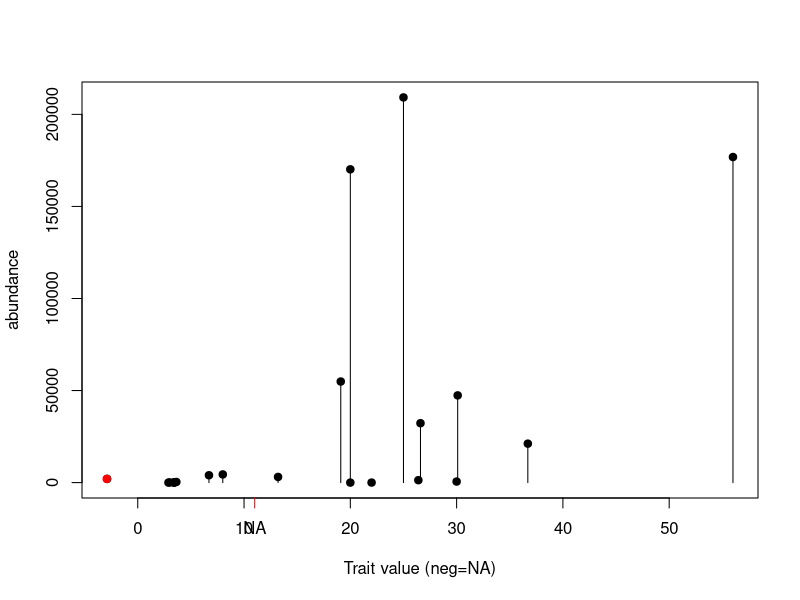
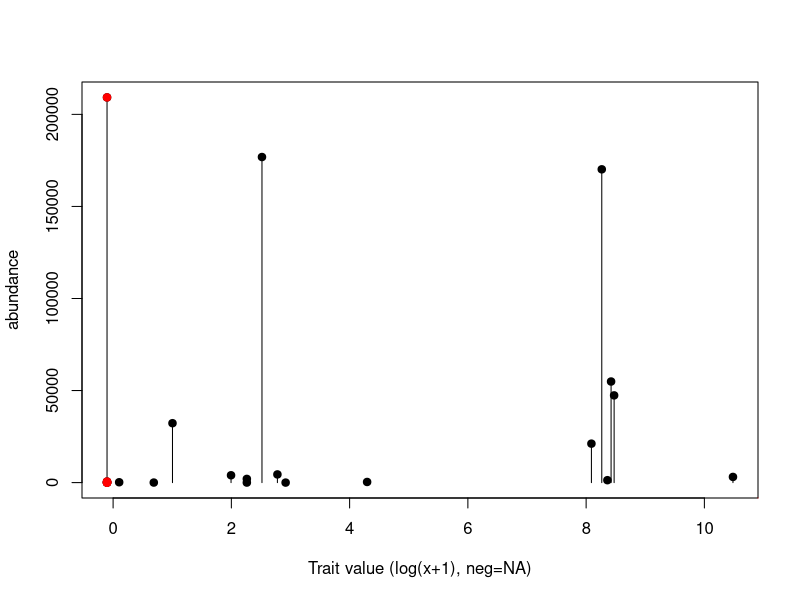
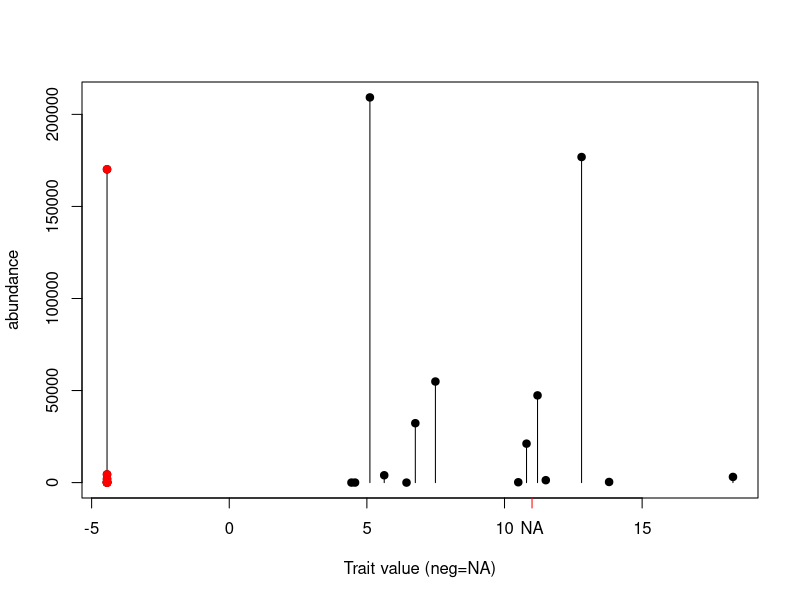
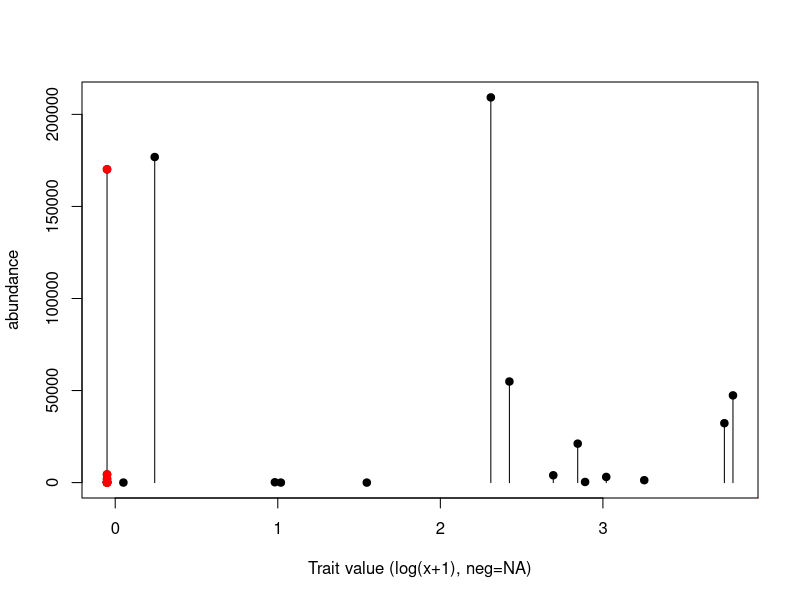
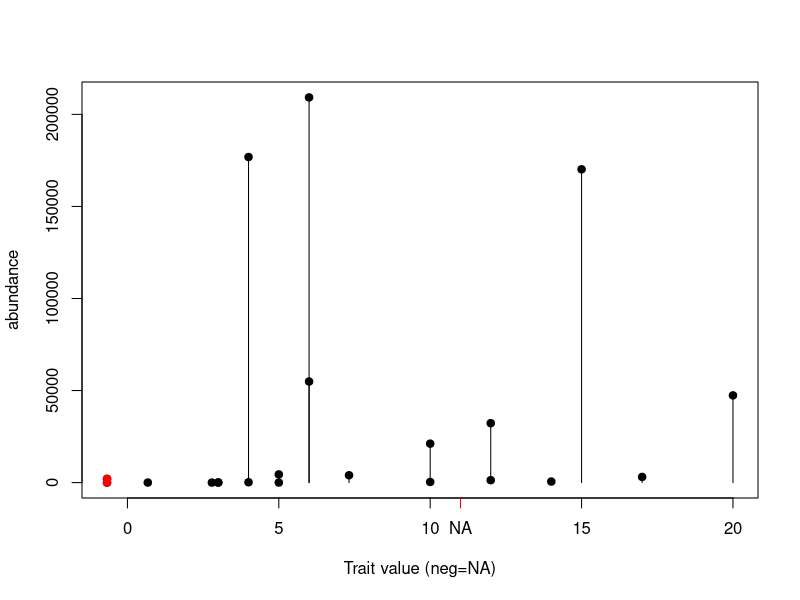
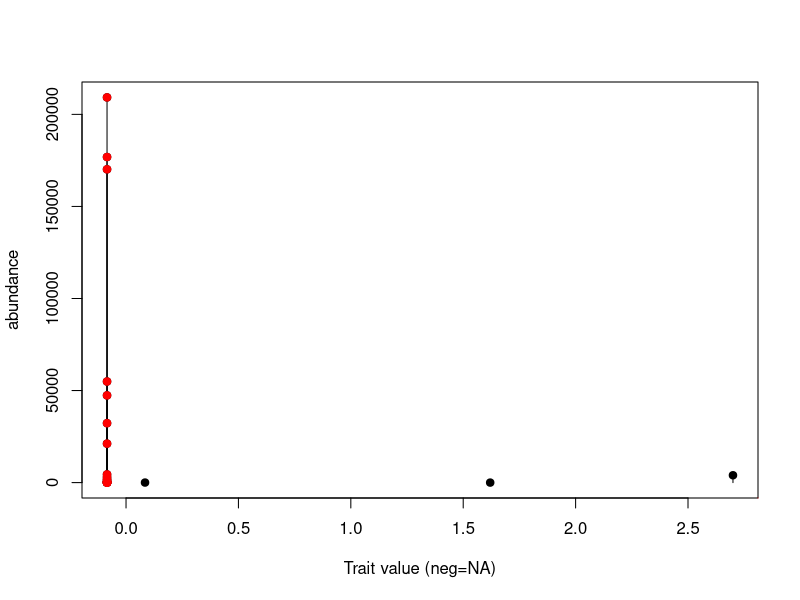
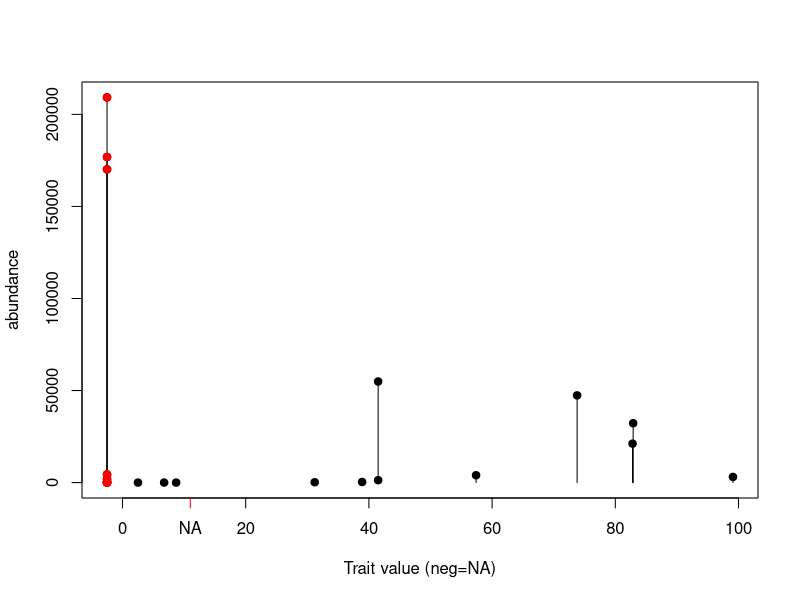
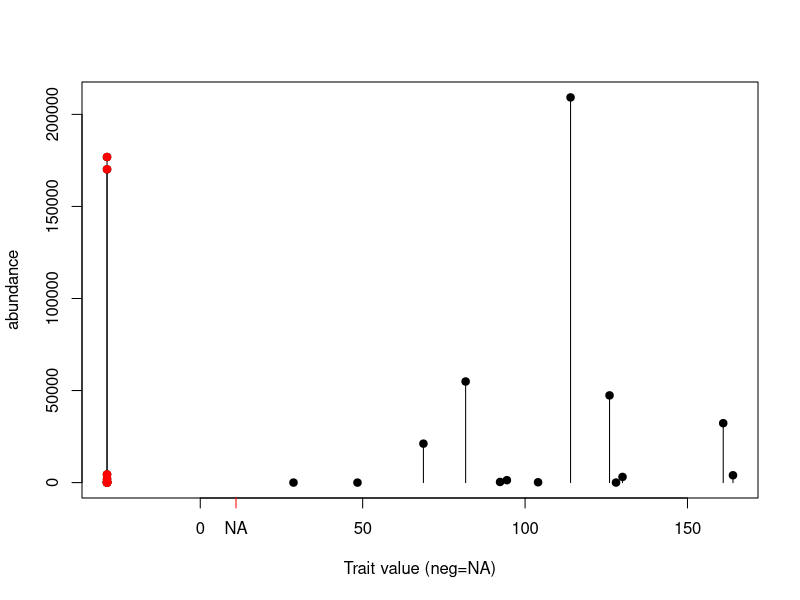

These charts were generated, in order, by the following R code:
## ---- chunk 1
setwd('/Users/david/Documents/Projects/Pepperwood/VegPlots_traits')
tmns <- read.csv('taxon-by-trait.csv',row.names=1)
head(tmns)
dim(tmns)
for (i in 2:ncol(tmns)) print(c(names(tmns)[i],'Nmissing =',length(which(is.na(tmns[,i])))))
## ---- chunk 2
stemplot <- function(a,x,loga=FALSE,log1x=FALSE) {
    if (loga) {
        a <- log10(a)
        mina <- min(a)
        ylt <- 'Abundance (log)'
    } else {
        mina <- 0
        ylt <- 'abundance'
    }
    if (log1x) {
        x <- log(x+1)
        xlt <- 'Trait value (log(x+1), neg=NA)'
    } else {
        xlt <- 'Trait value (neg=NA)'
    }
    x[is.na(x)] <- -min(x,na.rm=T)
    plot(a~x,type='n',xlab=xlt,ylab=ylt)
    for (i in 1:length(a)) {
        if (!is.na(a[i])) if (!is.na(x[i])) lines(c(x[i],x[i]),c(mina,a[i]))
    }
    points(a~x,pch=19)
    points(a[x<0]~x[x<0],col='red',pch=19)
    axis(1,at=min(a),labels='NA',col='red')
}
## ---- chunk 3
logxlist <- c(NA,F,T,F,T,F,F,F,F,F,F,F,F,F)
for (i in 2:ncol(tmns)) {
    print(names(tmns)[i])
    stemplot(tmns[,1],tmns[,i],log1x=logxlist[i])
}
## ---- chunk 4
# plot(1:21,cumsum(tmns[,1])/sum(tmns[,1]),ylim=c(0,1),type='b')
# plot(tmns[,1],log='y')
## ---- chunk 5
tmp <- tmns
tmp$Seed.mass <- log10(tmp$Seed.mass)
pairs(tmp[,-c(5,7,11)],pch=19)
cor(tmp[,-c(5,7,11)],use='pair')
## ---- chunk 6
pairs(tmp[,c('Maximum.height','Blade.length','Vessel.density','Mean.vessel.area')],pch=19)
## ---- chunk 7
pairs(tmp[,c('Seed.mass','Specific.leaf.area','Blade.length','Wood.density')],pch=19)
